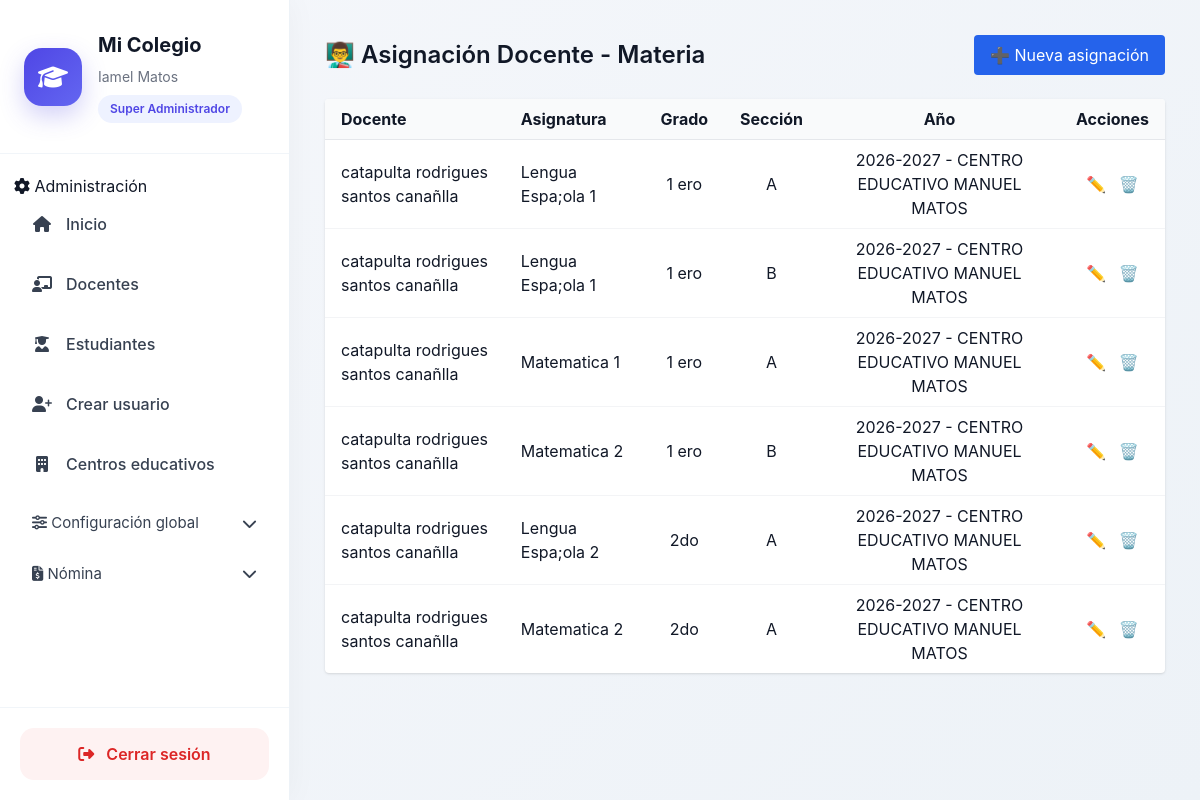
The app's page /academico/docente-materia/ (signed in) with its own data.
### usuarios/models.py (models this page shows, shortened)
class Usuario(AbstractBaseUser, PermissionsMixin):
    ROLES = (
        ('superadmin', 'Super Administrador'),
        ('admin', 'Administrador'),
        ('secretaria', 'Secretaria'),
        ('docente', 'Docente'),
        ('estudiante', 'Estudiante'),
        ('director', 'Director'),
    )
    username = models.CharField(max_length=100, unique=True)
    email = models.EmailField(unique=True)
    first_name = models.CharField("Nombres", max_length=150)
    last_name = models.CharField("Apellidos", max_length=150)
    rol = models.CharField(
        max_length=20,
        choices=ROLES,
    )
    is_active = models.BooleanField(default=True)
    is_staff = models.BooleanField(default=False)
    fecha_creacion = models.DateTimeField(auto_now_add=True)
    objects = UsuarioManager()
    USERNAME_FIELD = "username"
    REQUIRED_FIELDS = ["email", "first_name", "last_name"]
    def get_full_name(self):
        return f"{self.first_name} {self.last_name}".strip()

### academico/models.py (models this page shows, shortened)
class DocenteMateria(models.Model):
    docente = models.ForeignKey('docentes.Docente', on_delete=models.CASCADE)
    asignatura = models.ForeignKey(Asignatura, on_delete=models.CASCADE)
    grado = models.ForeignKey(Grado, on_delete=models.CASCADE)
    seccion = models.ForeignKey(Seccion, on_delete=models.CASCADE)
    anio_escolar = models.ForeignKey('core.AnioEscolar', on_delete=models.CASCADE)
    class Meta:
        unique_together = (
            'asignatura',
            'grado',
            'seccion',
            'anio_escolar'
        )

class Asignatura(models.Model):
    centro = models.ForeignKey('core.CentroEducativo', on_delete=models.CASCADE)
    area = models.ForeignKey(AreaCurricular, on_delete=models.PROTECT)
    nombre = models.CharField(max_length=150)
    def __str__(self):
        return self.nombre

class Grado(models.Model):
    nivel = models.ForeignKey(Nivel, on_delete=models.CASCADE)
    nombre = models.CharField(max_length=50)
    def __str__(self):
            return self.nombre

class Seccion(models.Model):
    grado = models.ForeignKey(Grado, on_delete=models.CASCADE)
    nombre = models.CharField(max_length=5)
    def __str__(self):
            return self.nombre

### docentes/models.py (models this page shows)
class Docente(models.Model):
    usuario = models.OneToOneField(
        'usuarios.Usuario',
        on_delete=models.SET_NULL,
        null=True,
        blank=True
    )
    centro = models.ForeignKey(
        'core.CentroEducativo',
        on_delete=models.CASCADE
    )
    primer_nombre = models.CharField(max_length=100)
    segundo_nombre = models.CharField(max_length=100, blank=True, null=True)
    primer_apellido = models.CharField(max_length=100)
    segundo_apellido = models.CharField(max_length=100, blank=True, null=True)
    cedula = models.CharField(max_length=13, unique=True)
    sexo = models.CharField(max_length=1, choices=[('M', 'Masculino'), ('F', 'Femenino')])
    fecha_nacimiento = models.DateField()
    nacionalidad = models.CharField(max_length=100)
    direccion = models.TextField()
    telefono = models.CharField(max_length=20)
    correo_personal = models.EmailField(blank=True, null=True)
    codigo_docente_minerd = models.CharField(max_length=50, unique=True)
    area_especialidad = models.CharField(max_length=150)
    fecha_ingreso = models.DateField()
    tipo_contrato = models.CharField(
        max_length=20,
        choices=[('nombrado', 'Nombrado'), ('contratado', 'Contratado')]
    )
    tanda = models.CharField(
        max_length=20,
        choices=[('matutina', 'Matutina'), ('vespertina', 'Vespertina'), ('nocturna', 'Nocturna')]
    )
    estado = models.CharField(
        max_length=20,
        choices=[('activo', 'Activo'), ('inactivo', 'Inactivo')],
        default='activo'
    )
    created_at = models.DateTimeField(auto_now_add=True)
    updated_at = models.DateTimeField(auto_now=True)
    def nombre_completo(self):
        return f"{self.primer_nombre} {self.segundo_nombre or ''} {self.primer_apellido} {self.segundo_apellido or ''}".strip()
    def __str__(self):
        return self.nombre_completo()

### core/models.py (models this page shows, shortened)
class AnioEscolar(models.Model):
    centro = models.ForeignKey(
        CentroEducativo,
        on_delete=models.CASCADE
    )
    nombre = models.CharField(max_length=9)  # 2024-2025
    fecha_inicio = models.DateField()
    fecha_fin = models.DateField()
    activo = models.BooleanField(default=False)
    class Meta:
        unique_together = ('centro', 'nombre')
    def __str__(self):
        return f"{self.nombre} - {self.centro.nombre}"

class CentroEducativo(models.Model):
    nombre = models.CharField(max_length=255)
    codigo_minerd = models.CharField(max_length=50, unique=True)
    direccion = models.TextField(blank=True)
    telefono = models.CharField(max_length=20, blank=True)
    email = models.EmailField(blank=True)
    activo = models.BooleanField(default=True)
    fecha_creacion = models.DateTimeField(auto_now_add=True)

### academico/views.py (the view)
# urls.py: path('docente-materia/', docentemateria_list, name='docentemateria_list'),
def docentemateria_list(request):
    centro = get_centro_activo(request)
    asignaciones = DocenteMateria.objects.filter(
        docente__centro=centro
    ).select_related(
        'docente',
        'asignatura',
        'grado',
        'seccion',
        'anio_escolar'
    )
    return render(request, 'academico/docentemateria_list.html', {
        'asignaciones': asignaciones
    })

### academico/views.py (called while the page is built, shortened)
def get_centro_activo(request):
    user = request.user
    if not user.is_authenticated:
        return None
    if user.rol == 'superadmin':
        centro_id = request.session.get('centro_id')
        if not centro_id:
            return None
        return CentroEducativo.objects.filter(id=centro_id).first()

### core/context_processors.py (called while the page is built)
def configuracion_centro(request):
    centro_id = request.session.get('centro_id')
    configuracion = None
    if centro_id:
        try:
            configuracion = ConfiguracionCentro.objects.get(
                centro_id=centro_id
            )
        except ConfiguracionCentro.DoesNotExist:
            pass
    return {
        'configuracion': configuracion
    }

### academico/templates/academico/docentemateria_list.html (shortened to what this page needs)
{% extends "home.html" %}
{% block content %}
<div class="max-w-6xl mx-auto">
    <div class="flex justify-between items-center mb-6">
        <h2 class="text-2xl font-semibold">👨‍🏫 Asignación Docente - Materia</h2>
        <a href="{% url 'docentemateria_create' %}"
           class="bg-blue-600 text-white px-4 py-2 rounded hover:bg-blue-700">
            ➕ Nueva asignación
        </a>
    </div>
    <div class="bg-white shadow rounded overflow-hidden">
        <table class="min-w-full divide-y divide-gray-200">
            <thead class="bg-gray-50">
                <tr>
                    <th class="px-4 py-2 text-left">Docente</th>
                    <th class="px-4 py-2 text-left">Asignatura</th>
                    <th class="px-4 py-2 text-center">Grado</th>
                    <th class="px-4 py-2 text-center">Sección</th>
                    <th class="px-4 py-2 text-center">Año</th>
                    <th class="px-4 py-2 text-center">Acciones</th>
                </tr>
            </thead>
            <tbody class="divide-y divide-gray-100">
                {% for a in asignaciones %}
                <tr>
                    <td class="px-4 py-2">{{ a.docente }}</td>
                    <td class="px-4 py-2">{{ a.asignatura }}</td>
                    <td class="px-4 py-2 text-center">{{ a.grado }}</td>
                    <td class="px-4 py-2 text-center">{{ a.seccion }}</td>
                    <td class="px-4 py-2 text-center">{{ a.anio_escolar }}</td>
                    <td class="px-4 py-2 text-center space-x-2">
                        <a href="{% url 'docentemateria_update' a.id %}"
                           class="text-blue-600 hover:underline">✏️</a>
                        <a href="{% url 'docentemateria_delete' a.id %}"
                           class="text-red-600 hover:underline">🗑️</a>
                    </td>
                </tr>
                {% empty %}
                <tr>
                    <td colspan="6" class="px-4 py-4 text-center text-gray-500">
                        No hay asignaciones registradas
                    </td>
                </tr>
                {% endfor %}
            </tbody>
        </table>
    </div>
</div>
{% endblock %}

### core/templates/home.html (shortened to what this page needs)
<!DOCTYPE html>
<html lang="es">
  {% load static %}
  <head>
    <script src="https://cdn.tailwindcss.com"></script>
    <link rel="stylesheet" href="https://cdnjs.cloudflare.com/ajax/libs/font-awesome/6.5.0/css/all.min.css" />
    <link rel="stylesheet" href="{% static 'css/dashboard.css' %}" />
  </head>
  <body class="dashboard-body">
    <div class="dashboard-layout">
      <aside class="sidebar">
        <div class="sidebar-header">
          <div class="sidebar-logo">
            <i class="fas fa-graduation-cap"></i>
          </div>
          <div>
            <h1 class="sidebar-title">Mi Colegio</h1>
            <p class="sidebar-user">{{ request.user.get_full_name }}</p>
            <span class="sidebar-role">{{ request.user.get_rol_display }}</span>
          </div>
        </div>
        <nav class="sidebar-nav">
          {% if request.user.is_authenticated %}
            {% if request.user.rol == 'admin' or request.user.rol == 'superadmin' or request.user.is_superuser %}
              <div class="sidebar-section">
                <span>
                  <i class="fas fa-cog"></i>
                  Administración
                </span>
              </div>
              <a href="{% url 'core:home' %}" class="sidebar-link">
                <i class="fas fa-home"></i>
                <span>Inicio</span>
              </a>
              <a href="{% url 'docente_list' %}" class="sidebar-link">
                <i class="fas fa-chalkboard-teacher"></i>
                <span>Docentes</span>
              </a>
              <a href="{% url 'estudiante_list' %}" class="sidebar-link">
                <i class="fas fa-user-graduate"></i>
                <span>Estudiantes</span>
              </a>
              <a href="{% url 'usuarios:crear_miembro' %}" class="sidebar-link">
                <i class="fas fa-user-plus"></i>
                <span>Crear usuario</span>
              </a>
              <a href="{% url 'core:centro_list' %}" class="sidebar-link">
                <i class="fas fa-building"></i>
                <span>Centros educativos</span>
              </a>
              <button type="button" onclick="toggleMenu('menu-configuracion')" class="menu-toggle">
                <div>
                  <i class="fas fa-sliders"></i>
                  <span>Configuración global</span>
                </div>
                <i class="fas fa-chevron-down"></i>
              </button>
            {% endif %}
{% if configuracion and configuracion.modulo_nomina %}
<button type="button"
        onclick="toggleMenu('menu-nomina')"
        class="menu-toggle">
    <div>
        <i class="fas fa-file-invoice-dollar"></i>
        <span>Nómina</span>
    </div>
    <i class="fas fa-chevron-down"></i>
</button>
{% endif %}
          {% endif %}
        </nav>
        <div class="sidebar-footer">
          <a href="{% url 'usuarios:logout' %}" class="logout-btn">
            <i class="fas fa-sign-out-alt"></i>
            <span>Cerrar sesión</span>
          </a>
        </div>
      </aside>
      <main class="main-content">
        {% block content %}
        {% endblock %}
      </main>
    </div>
  </body>
</html>

### static/css/dashboard.css (style rules this page uses)
body.dashboard-body { margin: 0; background: linear-gradient( 135deg, #f5f7fb, #edf2f7 ); font-family: "Inter", sans-serif; color: #111827; }
.dashboard-layout { display: flex; min-height: 100vh; }
.sidebar { width: 290px; background: #ffffff; border-right: 1px solid #edf2f7; display: flex; flex-direction: column; justify-content: space-between; box-shadow: 0 0 30px rgba(0,0,0,.04); }
.sidebar-header { padding: 30px 24px; border-bottom: 1px solid #f1f5f9; display: flex; gap: 16px; align-items: center; }
.sidebar-logo { width: 58px; height: 58px; border-radius: 18px; background: linear-gradient( 135deg, #4f46e5, #6366f1 ); display: flex; align-items: center; justify-content: center; color: white; font-size: 24px; box-shadow: 0 10px 25px rgba(79,70,229,.25); }
.sidebar-title { font-size: 20px; font-weight: 700; margin: 0; }
.sidebar-user { margin-top: 6px; font-size: 14px; color: #6b7280; }
.sidebar-role { display: inline-block; margin-top: 8px; background: #eef2ff; color: #4f46e5; padding: 5px 12px; border-radius: 999px; font-size: 12px; font-weight: 600; }
.sidebar-nav { padding: 20px 14px; flex: 1; overflow-y: auto; }
.sidebar-link { display: flex; align-items: center; gap: 14px; padding: 14px 18px; border-radius: 14px; text-decoration: none; color: #374151; margin-bottom: 8px; transition: all .25s ease; font-weight: 500; }
.sidebar-link i { width: 20px; text-align: center; }
.menu-toggle { width: 100%; border: none; background: transparent; display: flex; justify-content: space-between; align-items: center; padding: 14px 18px; border-radius: 14px; cursor: pointer; color: #374151; font-size: 15px; transition: all .25s ease; }
.sidebar-footer { padding: 20px; border-top: 1px solid #f1f5f9; }
.logout-btn { display: flex; align-items: center; justify-content: center; gap: 12px; background: #fef2f2; color: #dc2626; text-decoration: none; padding: 14px; border-radius: 14px; font-weight: 600; transition: all .25s ease; }
.main-content { flex: 1; padding: 35px; overflow-y: auto; }

### records on screen
Usuario: user.get_full_name "Iamel Matos", user.rol "Super Administrador"
DocenteMateria: docente "catapulta rodrigues santos canañlla", asignatura "Lengua Espa;ola 1", grado "1 ero", seccion "A", anio_escolar "2026-2027 - CENTRO EDUCATIVO MANUEL MATOS"
DocenteMateria: docente "catapulta rodrigues santos canañlla", asignatura "Lengua Espa;ola 1", grado "1 ero", seccion "B", anio_escolar "2026-2027 - CENTRO EDUCATIVO MANUEL MATOS"
DocenteMateria: docente "catapulta rodrigues santos canañlla", asignatura "Matematica 1", grado "1 ero", seccion "A", anio_escolar "2026-2027 - CENTRO EDUCATIVO MANUEL MATOS"
DocenteMateria: docente "catapulta rodrigues santos canañlla", asignatura "Matematica 2", grado "1 ero", seccion "B", anio_escolar "2026-2027 - CENTRO EDUCATIVO MANUEL MATOS"
DocenteMateria: docente "catapulta rodrigues santos canañlla", asignatura "Lengua Espa;ola 2", grado "2do", seccion "A", anio_escolar "2026-2027 - CENTRO EDUCATIVO MANUEL MATOS"
DocenteMateria: docente "catapulta rodrigues santos canañlla", asignatura "Matematica 2", grado "2do", seccion "A", anio_escolar "2026-2027 - CENTRO EDUCATIVO MANUEL MATOS"
